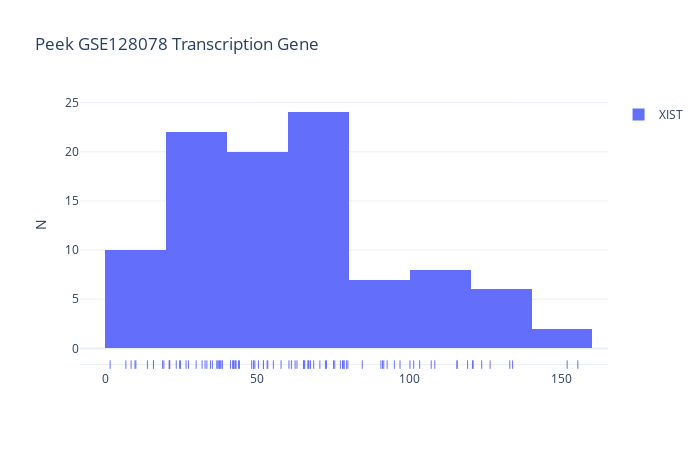

The code cell stored with this chart in its notebook:
### Code cell
for data_dict_i, data_dict in enumerate(SETTING["model_data_dicts"]):

    dataframe = dataframes[data_dict_i]

    for axis in (0, 1):

        elements_to_peek = SETTING["axis_{}_elements_to_peek".format(axis)]

        if axis == 0:

            element_valuess = tuple(
                dataframe.loc[element, :] for element in dataframe.index & elements_to_peek
            )
            
            name = dataframe.index.name

        else:

            element_valuess = tuple(
                dataframe.loc[:, element] for element in dataframe.columns & elements_to_peek
            )
            
            name = dataframe.columns.name

        kraft.plot.plot_histogram(
            element_valuess, layout={"title": {"text": "Peek {} {}".format(data_dict["name"], name)}}
        )

### Figure 1 — Plotly figure (JSON) as saved in the notebook; plotly's stock layout.template omitted (floating-point values rounded to 4 significant figures)
{"data": [{"legendgroup": "0", "marker": {"color": "rgb(99, 110, 250)"}, "name": "XIST", "type": "histogram", "x": [74.97, 123.6, 100.1, 151.7, 77.94, 62.37, 103.3, 90.55, 24.75, 24.45, 21.04, 52.0, 50.33, 42.08, 65.54, 66.89, 65.34, 41.15, 49.17, 34.58, 37.58, 10.08, 32.8, 84.42, 78.22, 19.28, 26.57, 115.6, 119.0, 126.4, 21.18, 60.35, 62.98, 66.54, 37.31, 101.3, 75.39, 68.48, 120.8, 38.41, 77.23, 53.41, 29.87, 79.7, 108.2, 42.78, 55.22, 72.67, 48.1, 65.19, 61.14, 132.9, 27.35, 8.519, 1.638, 79.29, 51.95, 92.59, 65.12, 6.811, 43.76, 96.82, 94.94, 53.18, 120.6, 44.1, 48.77, 91.49, 91.08, 41.87, 70.5, 23.34, 9.792, 38.45, 42.16, 37.91, 67.45, 48.69, 36.99, 15.86, 36.64, 13.87, 42.34, 107.1, 35.22, 155.2, 15.86, 133.8, 72.33, 78.52, 42.99, 115.5, 18.87, 33.4, 31.83, 57.75, 21.16, 21.07, 66.85], "yaxis": "y2"}, {"hoverinfo": "x+text", "legendgroup": "0", "marker": {"color": "rgb(99, 110, 250)", "symbol": "line-ns-open"}, "mode": "markers", "name": "XIST", "showlegend": false, "text": ["Sample_G1-1", "Sample_G1-2", "Sample_G1-3", "Sample_G1-7", "Sample_G12-1", "Sample_G12-2", "Sample_G12-3", "Sample_G13-1", "Sample_G13-2", "Sample_G13-3", "Sample_G13-7", "Sample_G2-1", "Sample_G2-2", "Sample_G2-3", "Sample_G2-7", "Sample_G4-1", "Sample_G4-2", "Sample_G4-3", "Sample_G4-7", "Sample_G9-1", "Sample_G9-2", "Sample_G9-3", "Sample_G9-7", "Sample_K1-1", "Sample_K1-2", "Sample_K1-3", "Sample_K1-7", "Sample_K12-1", "Sample_K12-2", "Sample_K12-3", "Sample_K12-7", "Sample_K2-1", "Sample_K2-2", "Sample_K2-3", "Sample_K2-7", "Sample_K4-1", "Sample_K4-2", "Sample_K4-3", "Sample_K4-7", "Sample_K7-1", "Sample_K7-2", "Sample_K7-3", "Sample_K7-7", "Sample_P10-1", "Sample_P10-2", "Sample_P10-3", "Sample_P10-7", "Sample_P11-1", "Sample_P11-2", "Sample_P11-3", "Sample_P11-7", "Sample_P14-1", "Sample_P14-2", "Sample_P14-3", "Sample_P14-7", "Sample_P3-1", "Sample_P3-2", "Sample_P3-3", "Sample_P3-7", "Sample_P5-1", "Sample_P5-2", "Sample_P5-3", "Sample_P5-7", "Sample_P6-1", "Sample_P6-2", "Sample_P6-3", "Sample_P6-7", "Sample_P7-1", "Sample_P7-2", "Sample_P7-3", "Sample_P7-7", "Sample_P8-1", "Sample_P8-2", "Sample_P8-3", "Sample_P8-7", "Sample_T10-1", "Sample_T10-2", "Sample_T10-3", "Sample_T10-7", "Sample_T11-1", "Sample_T11-2", "Sample_T11-3", "Sample_T11-7", "Sample_T13-1", "Sample_T13-2", "Sample_T13-3", "Sample_T13-7", "Sample_T14-1", "Sample_T14-2", "Sample_T14-3", "Sample_T14-7", "Sample_T6-1", "Sample_T6-2", "Sample_T6-3", "Sample_T6-7", "Sample_T9-1", "Sample_T9-2", "Sample_T9-3", "Sample_T9-7"], "type": "scatter", "x": [74.97, 123.6, 100.1, 151.7, 77.94, 62.37, 103.3, 90.55, 24.75, 24.45, 21.04, 52.0, 50.33, 42.08, 65.54, 66.89, 65.34, 41.15, 49.17, 34.58, 37.58, 10.08, 32.8, 84.42, 78.22, 19.28, 26.57, 115.6, 119.0, 126.4, 21.18, 60.35, 62.98, 66.54, 37.31, 101.3, 75.39, 68.48, 120.8, 38.41, 77.23, 53.41, 29.87, 79.7, 108.2, 42.78, 55.22, 72.67, 48.1, 65.19, 61.14, 132.9, 27.35, 8.519, 1.638, 79.29, 51.95, 92.59, 65.12, 6.811, 43.76, 96.82, 94.94, 53.18, 120.6, 44.1, 48.77, 91.49, 91.08, 41.87, 70.5, 23.34, 9.792, 38.45, 42.16, 37.91, 67.45, 48.69, 36.99, 15.86, 36.64, 13.87, 42.34, 107.1, 35.22, 155.2, 15.86, 133.8, 72.33, 78.52, 42.99, 115.5, 18.87, 33.4, 31.83, 57.75, 21.16, 21.07, 66.85], "y": [0, 0, 0, 0, 0, 0, 0, 0, 0, 0, 0, 0, 0, 0, 0, 0, 0, 0, 0, 0, 0, 0, 0, 0, 0, 0, 0, 0, 0, 0, 0, 0, 0, 0, 0, 0, 0, 0, 0, 0, 0, 0, 0, 0, 0, 0, 0, 0, 0, 0, 0, 0, 0, 0, 0, 0, 0, 0, 0, 0, 0, 0, 0, 0, 0, 0, 0, 0, 0, 0, 0, 0, 0, 0, 0, 0, 0, 0, 0, 0, 0, 0, 0, 0, 0, 0, 0, 0, 0, 0, 0, 0, 0, 0, 0, 0, 0, 0, 0]}], "layout": {"height": 450, "showlegend": true, "title": {"text": "Peek GSE128078 Transcription Gene"}, "width": 700, "xaxis": {"anchor": "y", "autorange": true, "range": [-8.275, 165.1], "type": "linear"}, "yaxis": {"autorange": true, "domain": [0, 0.04], "dtick": 1, "range": [-1, 1], "showticklabels": false, "type": "linear", "zeroline": false}, "yaxis2": {"autorange": true, "domain": [0.08, 1], "range": [0, 25.26], "title": {"text": "N"}}}}
